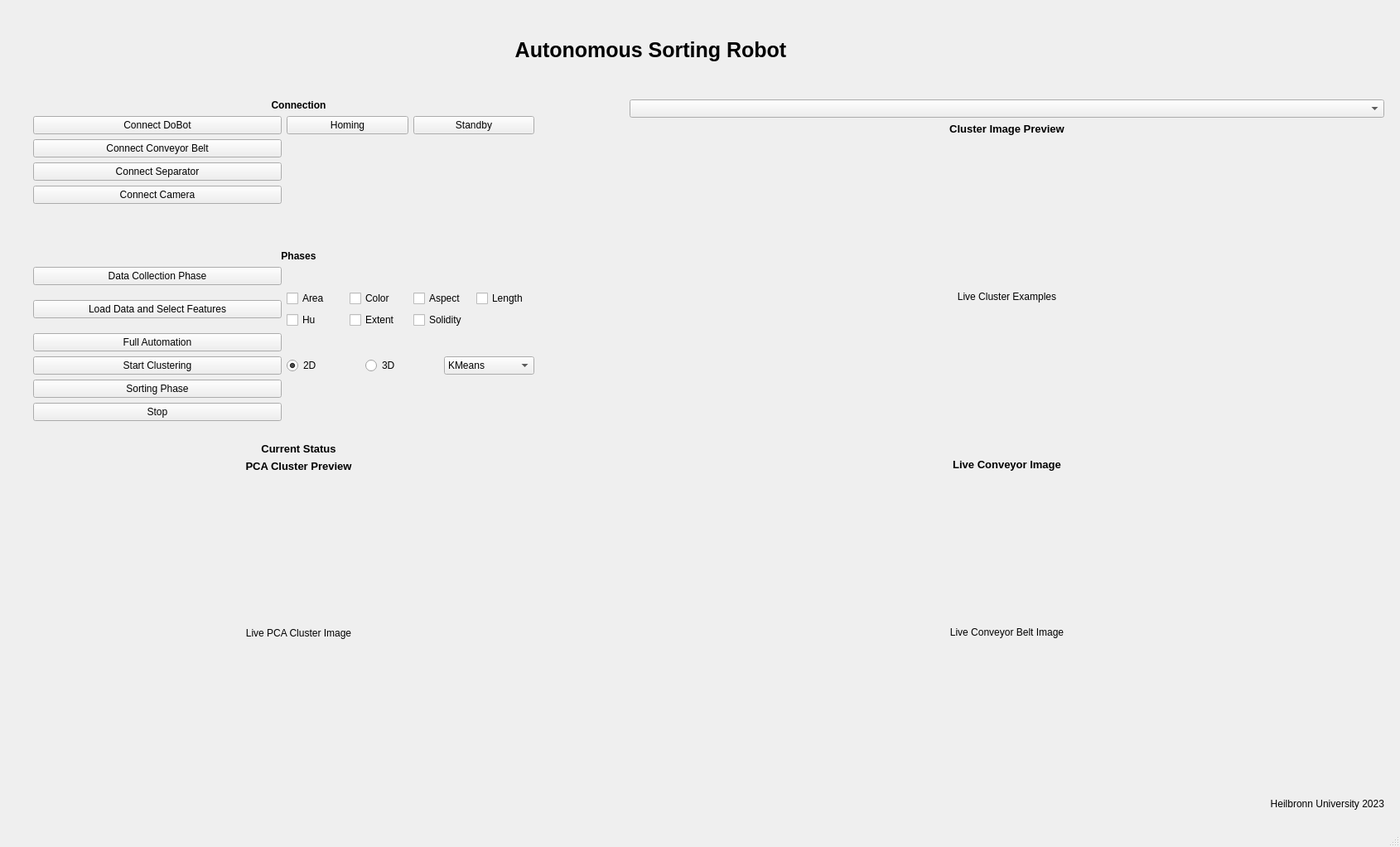
<?xml version="1.0" encoding="UTF-8"?>
<ui version="4.0">
 <class>SortingGUI</class>
 <widget class="QMainWindow" name="SortingGUI">
  <property name="geometry">
   <rect>
    <x>0</x>
    <y>0</y>
    <width>1690</width>
    <height>1022</height>
   </rect>
  </property>
  <property name="minimumSize">
   <size>
    <width>1280</width>
    <height>720</height>
   </size>
  </property>
  <property name="maximumSize">
   <size>
    <width>1920</width>
    <height>1080</height>
   </size>
  </property>
  <property name="windowTitle">
   <string>SortingGUI</string>
  </property>
  <widget class="QWidget" name="centralwidget">
   <widget class="QLabel" name="label">
    <property name="geometry">
     <rect>
      <x>290</x>
      <y>20</y>
      <width>161</width>
      <height>71</height>
     </rect>
    </property>
    <property name="text">
     <string/>
    </property>
    <property name="pixmap">
     <pixmap>HHN_Logo.png</pixmap>
    </property>
    <property name="scaledContents">
     <bool>true</bool>
    </property>
   </widget>
   <widget class="QLabel" name="label_2">
    <property name="geometry">
     <rect>
      <x>40</x>
      <y>30</y>
      <width>221</width>
      <height>41</height>
     </rect>
    </property>
    <property name="text">
     <string/>
    </property>
    <property name="pixmap">
     <pixmap>ZML_Logo.png</pixmap>
    </property>
    <property name="scaledContents">
     <bool>true</bool>
    </property>
   </widget>
   <widget class="QWidget" name="verticalLayoutWidget_2">
    <property name="geometry">
     <rect>
      <x>760</x>
      <y>120</y>
      <width>911</width>
      <height>831</height>
     </rect>
    </property>
    <layout class="QVBoxLayout" name="verticalLayout_2">
     <item>
      <widget class="QComboBox" name="combo_cluster"/>
     </item>
     <item>
      <widget class="QLabel" name="label_cluster_examples">
       <property name="sizePolicy">
        <sizepolicy hsizetype="Preferred" vsizetype="Maximum">
         <horstretch>0</horstretch>
         <verstretch>0</verstretch>
        </sizepolicy>
       </property>
       <property name="font">
        <font>
         <pointsize>10</pointsize>
         <bold>true</bold>
        </font>
       </property>
       <property name="text">
        <string>Cluster Image Preview</string>
       </property>
       <property name="alignment">
        <set>Qt::AlignCenter</set>
       </property>
      </widget>
     </item>
     <item>
      <widget class="QLabel" name="image_cluster_examples">
       <property name="text">
        <string>Live Cluster Examples</string>
       </property>
       <property name="alignment">
        <set>Qt::AlignCenter</set>
       </property>
      </widget>
     </item>
     <item>
      <widget class="QLabel" name="label_live_conveyor">
       <property name="sizePolicy">
        <sizepolicy hsizetype="Preferred" vsizetype="Maximum">
         <horstretch>0</horstretch>
         <verstretch>0</verstretch>
        </sizepolicy>
       </property>
       <property name="font">
        <font>
         <pointsize>10</pointsize>
         <bold>true</bold>
        </font>
       </property>
       <property name="text">
        <string>Live Conveyor Image</string>
       </property>
       <property name="alignment">
        <set>Qt::AlignCenter</set>
       </property>
      </widget>
     </item>
     <item>
      <widget class="QLabel" name="image_live_conveyor">
       <property name="text">
        <string>Live Conveyor Belt Image</string>
       </property>
       <property name="alignment">
        <set>Qt::AlignCenter</set>
       </property>
      </widget>
     </item>
    </layout>
   </widget>
   <widget class="QLabel" name="label_sorting_robot">
    <property name="geometry">
     <rect>
      <x>560</x>
      <y>30</y>
      <width>451</width>
      <height>61</height>
     </rect>
    </property>
    <property name="font">
     <font>
      <pointsize>19</pointsize>
      <bold>true</bold>
     </font>
    </property>
    <property name="text">
     <string>Autonomous Sorting Robot</string>
    </property>
    <property name="alignment">
     <set>Qt::AlignCenter</set>
    </property>
   </widget>
   <widget class="QWidget" name="verticalLayoutWidget_3">
    <property name="geometry">
     <rect>
      <x>40</x>
      <y>120</y>
      <width>641</width>
      <height>831</height>
     </rect>
    </property>
    <layout class="QVBoxLayout" name="verticalLayout_3">
     <item>
      <layout class="QVBoxLayout" name="verticalLayout">
       <item>
        <widget class="QLabel" name="label_connection">
         <property name="enabled">
          <bool>true</bool>
         </property>
         <property name="font">
          <font>
           <bold>true</bold>
          </font>
         </property>
         <property name="text">
          <string>Connection</string>
         </property>
         <property name="textFormat">
          <enum>Qt::AutoText</enum>
         </property>
         <property name="alignment">
          <set>Qt::AlignCenter</set>
         </property>
        </widget>
       </item>
       <item>
        <layout class="QGridLayout" name="gridLayout">
         <item row="0" column="3">
          <widget class="QLabel" name="label_dobot_connection">
           <property name="sizePolicy">
            <sizepolicy hsizetype="Maximum" vsizetype="Preferred">
             <horstretch>0</horstretch>
             <verstretch>0</verstretch>
            </sizepolicy>
           </property>
           <property name="minimumSize">
            <size>
             <width>30</width>
             <height>0</height>
            </size>
           </property>
           <property name="text">
            <string/>
           </property>
          </widget>
         </item>
         <item row="0" column="0">
          <widget class="QPushButton" name="button_connect_dobot">
           <property name="text">
            <string>Connect DoBot</string>
           </property>
          </widget>
         </item>
         <item row="4" column="0">
          <spacer name="verticalSpacer">
           <property name="orientation">
            <enum>Qt::Vertical</enum>
           </property>
           <property name="sizeHint" stdset="0">
            <size>
             <width>20</width>
             <height>20</height>
            </size>
           </property>
          </spacer>
         </item>
         <item row="1" column="3">
          <widget class="QLabel" name="label_conveyor_connection">
           <property name="sizePolicy">
            <sizepolicy hsizetype="Maximum" vsizetype="Preferred">
             <horstretch>0</horstretch>
             <verstretch>0</verstretch>
            </sizepolicy>
           </property>
           <property name="minimumSize">
            <size>
             <width>30</width>
             <height>0</height>
            </size>
           </property>
           <property name="text">
            <string/>
           </property>
          </widget>
         </item>
         <item row="1" column="0">
          <widget class="QPushButton" name="button_connect_conveyor">
           <property name="text">
            <string>Connect Conveyor Belt</string>
           </property>
          </widget>
         </item>
         <item row="3" column="3">
          <widget class="QLabel" name="label_camera_connection">
           <property name="sizePolicy">
            <sizepolicy hsizetype="Maximum" vsizetype="Preferred">
             <horstretch>0</horstretch>
             <verstretch>0</verstretch>
            </sizepolicy>
           </property>
           <property name="minimumSize">
            <size>
             <width>30</width>
             <height>0</height>
            </size>
           </property>
           <property name="maximumSize">
            <size>
             <width>30</width>
             <height>16777215</height>
            </size>
           </property>
           <property name="text">
            <string/>
           </property>
          </widget>
         </item>
         <item row="3" column="0">
          <widget class="QPushButton" name="button_connect_camera">
           <property name="text">
            <string>Connect Camera</string>
           </property>
          </widget>
         </item>
         <item row="2" column="0">
          <widget class="QPushButton" name="button_connect_seperator">
           <property name="text">
            <string>Connect Separator</string>
           </property>
          </widget>
         </item>
         <item row="2" column="3">
          <widget class="QLabel" name="label_seperator_connection">
           <property name="sizePolicy">
            <sizepolicy hsizetype="Maximum" vsizetype="Preferred">
             <horstretch>0</horstretch>
             <verstretch>0</verstretch>
            </sizepolicy>
           </property>
           <property name="minimumSize">
            <size>
             <width>30</width>
             <height>0</height>
            </size>
           </property>
           <property name="text">
            <string/>
           </property>
          </widget>
         </item>
         <item row="0" column="1">
          <layout class="QHBoxLayout" name="horizontalLayout_4">
           <item>
            <widget class="QPushButton" name="button_dobot_homing">
             <property name="text">
              <string>Homing</string>
             </property>
            </widget>
           </item>
           <item>
            <widget class="QPushButton" name="button_dobot_standby">
             <property name="text">
              <string>Standby</string>
             </property>
            </widget>
           </item>
          </layout>
         </item>
        </layout>
       </item>
       <item>
        <spacer name="verticalSpacer_3">
         <property name="orientation">
          <enum>Qt::Vertical</enum>
         </property>
         <property name="sizeType">
          <enum>QSizePolicy::Expanding</enum>
         </property>
         <property name="sizeHint" stdset="0">
          <size>
           <width>20</width>
           <height>30</height>
          </size>
         </property>
        </spacer>
       </item>
       <item>
        <widget class="QLabel" name="label_phases">
         <property name="font">
          <font>
           <bold>true</bold>
          </font>
         </property>
         <property name="text">
          <string>Phases</string>
         </property>
         <property name="textFormat">
          <enum>Qt::AutoText</enum>
         </property>
         <property name="alignment">
          <set>Qt::AlignCenter</set>
         </property>
        </widget>
       </item>
       <item>
        <layout class="QGridLayout" name="gridLayout_2">
         <item row="4" column="0">
          <widget class="QPushButton" name="button_full_automation">
           <property name="text">
            <string>Full Automation</string>
           </property>
          </widget>
         </item>
         <item row="5" column="1">
          <layout class="QHBoxLayout" name="horizontalLayout_2">
           <item>
            <widget class="QRadioButton" name="radio_2d">
             <property name="text">
              <string>2D</string>
             </property>
             <property name="checked">
              <bool>true</bool>
             </property>
            </widget>
           </item>
           <item>
            <widget class="QRadioButton" name="radio_3d">
             <property name="text">
              <string>3D</string>
             </property>
            </widget>
           </item>
           <item>
            <widget class="QComboBox" name="combo_clustering_method">
             <item>
              <property name="text">
               <string>KMeans</string>
              </property>
             </item>
             <item>
              <property name="text">
               <string>DBSCAN</string>
              </property>
             </item>
             <item>
              <property name="text">
               <string>MeanShift</string>
              </property>
             </item>
             <item>
              <property name="text">
               <string>Agglomerative</string>
              </property>
             </item>
            </widget>
           </item>
          </layout>
         </item>
         <item row="8" column="0">
          <spacer name="verticalSpacer_2">
           <property name="orientation">
            <enum>Qt::Vertical</enum>
           </property>
           <property name="sizeHint" stdset="0">
            <size>
             <width>20</width>
             <height>20</height>
            </size>
           </property>
          </spacer>
         </item>
         <item row="3" column="2">
          <widget class="QLabel" name="label_data_loading">
           <property name="sizePolicy">
            <sizepolicy hsizetype="Maximum" vsizetype="Preferred">
             <horstretch>0</horstretch>
             <verstretch>0</verstretch>
            </sizepolicy>
           </property>
           <property name="minimumSize">
            <size>
             <width>30</width>
             <height>0</height>
            </size>
           </property>
           <property name="text">
            <string/>
           </property>
          </widget>
         </item>
         <item row="7" column="0">
          <widget class="QPushButton" name="button_stop">
           <property name="text">
            <string>Stop</string>
           </property>
          </widget>
         </item>
         <item row="5" column="2">
          <widget class="QLabel" name="label_clustering">
           <property name="sizePolicy">
            <sizepolicy hsizetype="Maximum" vsizetype="Preferred">
             <horstretch>0</horstretch>
             <verstretch>0</verstretch>
            </sizepolicy>
           </property>
           <property name="minimumSize">
            <size>
             <width>30</width>
             <height>0</height>
            </size>
           </property>
           <property name="text">
            <string/>
           </property>
          </widget>
         </item>
         <item row="1" column="2">
          <widget class="QLabel" name="label_data_collection">
           <property name="sizePolicy">
            <sizepolicy hsizetype="Maximum" vsizetype="Preferred">
             <horstretch>0</horstretch>
             <verstretch>0</verstretch>
            </sizepolicy>
           </property>
           <property name="minimumSize">
            <size>
             <width>30</width>
             <height>0</height>
            </size>
           </property>
           <property name="text">
            <string/>
           </property>
          </widget>
         </item>
         <item row="5" column="0">
          <widget class="QPushButton" name="button_clustering">
           <property name="text">
            <string>Start Clustering</string>
           </property>
          </widget>
         </item>
         <item row="1" column="0">
          <widget class="QPushButton" name="button_data_collection">
           <property name="text">
            <string>Data Collection Phase</string>
           </property>
          </widget>
         </item>
         <item row="6" column="2">
          <widget class="QLabel" name="label_sorting">
           <property name="sizePolicy">
            <sizepolicy hsizetype="Maximum" vsizetype="Preferred">
             <horstretch>0</horstretch>
             <verstretch>0</verstretch>
            </sizepolicy>
           </property>
           <property name="minimumSize">
            <size>
             <width>30</width>
             <height>0</height>
            </size>
           </property>
           <property name="text">
            <string/>
           </property>
          </widget>
         </item>
         <item row="3" column="1">
          <layout class="QHBoxLayout" name="horizontalLayout">
           <item>
            <layout class="QGridLayout" name="gridLayout_3">
             <item row="0" column="0">
              <widget class="QCheckBox" name="check_feature_area">
               <property name="text">
                <string>Area</string>
               </property>
              </widget>
             </item>
             <item row="0" column="2">
              <widget class="QCheckBox" name="check_feature_aspect">
               <property name="text">
                <string>Aspect</string>
               </property>
              </widget>
             </item>
             <item row="0" column="1">
              <widget class="QCheckBox" name="check_feature_color">
               <property name="text">
                <string>Color</string>
               </property>
              </widget>
             </item>
             <item row="0" column="3">
              <widget class="QCheckBox" name="check_feature_length">
               <property name="text">
                <string>Length</string>
               </property>
              </widget>
             </item>
             <item row="1" column="0">
              <widget class="QCheckBox" name="check_feature_hu">
               <property name="text">
                <string>Hu</string>
               </property>
              </widget>
             </item>
             <item row="1" column="1">
              <widget class="QCheckBox" name="check_feature_extent">
               <property name="text">
                <string>Extent</string>
               </property>
              </widget>
             </item>
             <item row="1" column="2">
              <widget class="QCheckBox" name="check_feature_solidity">
               <property name="text">
                <string>Solidity</string>
               </property>
              </widget>
             </item>
            </layout>
           </item>
          </layout>
         </item>
         <item row="6" column="0">
          <widget class="QPushButton" name="button_sorting">
           <property name="text">
            <string>Sorting Phase</string>
           </property>
          </widget>
         </item>
         <item row="3" column="0">
          <widget class="QPushButton" name="button_load_data">
           <property name="text">
            <string>Load Data and Select Features</string>
           </property>
          </widget>
         </item>
        </layout>
       </item>
       <item>
        <widget class="QLabel" name="label_status">
         <property name="font">
          <font>
           <pointsize>10</pointsize>
           <italic>false</italic>
           <bold>true</bold>
           <strikeout>false</strikeout>
           <kerning>true</kerning>
          </font>
         </property>
         <property name="text">
          <string>Current Status</string>
         </property>
         <property name="alignment">
          <set>Qt::AlignCenter</set>
         </property>
        </widget>
       </item>
      </layout>
     </item>
     <item>
      <widget class="QLabel" name="label_pca_cluster">
       <property name="sizePolicy">
        <sizepolicy hsizetype="Preferred" vsizetype="Maximum">
         <horstretch>0</horstretch>
         <verstretch>0</verstretch>
        </sizepolicy>
       </property>
       <property name="font">
        <font>
         <pointsize>10</pointsize>
         <bold>true</bold>
        </font>
       </property>
       <property name="text">
        <string>PCA Cluster Preview</string>
       </property>
       <property name="alignment">
        <set>Qt::AlignCenter</set>
       </property>
      </widget>
     </item>
     <item>
      <widget class="QLabel" name="image_pca_cluster">
       <property name="sizePolicy">
        <sizepolicy hsizetype="MinimumExpanding" vsizetype="MinimumExpanding">
         <horstretch>0</horstretch>
         <verstretch>0</verstretch>
        </sizepolicy>
       </property>
       <property name="text">
        <string>Live PCA Cluster Image</string>
       </property>
       <property name="alignment">
        <set>Qt::AlignCenter</set>
       </property>
      </widget>
     </item>
    </layout>
   </widget>
   <widget class="QLabel" name="label_3">
    <property name="geometry">
     <rect>
      <x>1310</x>
      <y>960</y>
      <width>361</width>
      <height>20</height>
     </rect>
    </property>
    <property name="text">
     <string>Heilbronn University 2023</string>
    </property>
    <property name="alignment">
     <set>Qt::AlignRight|Qt::AlignTrailing|Qt::AlignVCenter</set>
    </property>
   </widget>
  </widget>
  <widget class="QStatusBar" name="statusbar"/>
  <widget class="QMenuBar" name="menubar">
   <property name="geometry">
    <rect>
     <x>0</x>
     <y>0</y>
     <width>1690</width>
     <height>22</height>
    </rect>
   </property>
  </widget>
 </widget>
 <resources/>
 <connections/>
</ui>
